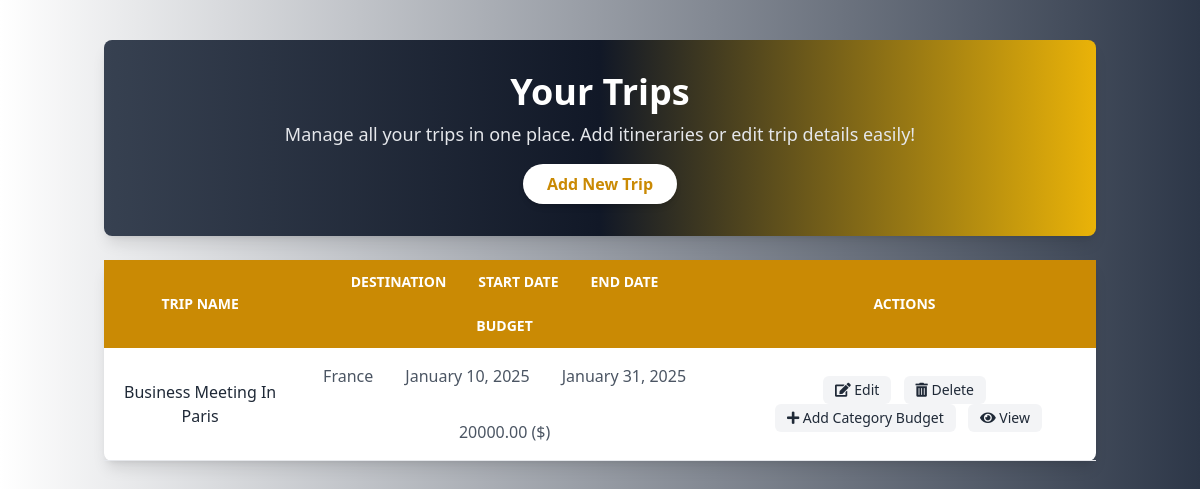
The app's page /travel/trip_list/ (signed in) with its own data.
### travel/models.py (models this page shows, shortened)
class Trip(models.Model):
    user = models.ForeignKey(Account, on_delete=models.CASCADE)
    trip_name = models.CharField(max_length=100)
    destination_name = models.CharField(max_length=100)  # Allows free-text destination input
    start_date = models.DateField()
    end_date = models.DateField()
    budget = models.DecimalField(max_digits=10, decimal_places=2)

### travel/views.py (the view)
# urls.py: path('trip_list/', views.trip_list, name='trip_list'),
def trip_list(request):
    trips = Trip.objects.filter(user=request.user).prefetch_related('category_budgets')
    try:
        user_profile = User_Profile.objects.get(user=request.user)
        preferred_currency = user_profile.preferred_currency
        preferred_currency_symbol = CURRENCY_SYMBOLS.get(preferred_currency, preferred_currency)
    except User_Profile.DoesNotExist:
        preferred_currency = None
        preferred_currency_symbol = None  # Fallback if no profile exists
    return render(request, 'travel/trip_list.html', {
        'trips': trips,
        'preferred_currency': preferred_currency,
        'preferred_currency_symbol': preferred_currency_symbol
    })

### travel/templates/travel/trip_list.html
{% extends 'Base.html' %}
{% block main %}
<div class="bg-white-gray min-h-screen py-10">
    <div class="container mx-auto px-4">
        <div class="text-center mb-6 bg-gradient-to-r from-gray-700 via-gray-900 to-yellow-500 py-8 rounded-lg shadow-lg">
            <h2 class="text-4xl font-extrabold text-white">Your Trips</h2>
            <p class="text-gray-200 mt-2 text-lg">
                Manage all your trips in one place. Add itineraries or edit trip details easily!
            </p>
            <div class="mt-4">
                <button class="px-6 py-2 bg-white text-yellow-600 font-bold rounded-full shadow-md hover:bg-gray-100">
                    Add New Trip
                </button>
            </div>
        </div>
        {% if trips %}
            <div class="bg-white shadow-lg rounded-lg ">
                <table class="min-w-full text-center border-collapse">
                    <thead class="bg-yellow-600 text-white">
                        <tr>
                            <th class="px-4 py-3 text-sm font-semibold uppercase">Trip Name</th>
                            <th class="px-4 py-3 text-sm hidden md:inline-block font-semibold uppercase">Destination</th>
                            <th class="px-4 py-3 text-sm hidden md:inline-block font-semibold uppercase">Start Date</th>
                            <th class="px-4 py-3 text-sm hidden md:inline-block font-semibold uppercase">End Date</th>
                            <th class="px-4 py-3 text-sm hidden md:inline-block font-semibold uppercase">Budget</th>
                            <th class="px-4 py-3 text-sm font-semibold uppercase">Actions</th>
                        </tr>
                    </thead>
                    <tbody>
                        {% for trip in trips %}
                            <tr class="border-b hover:bg-gray-50">
                                <td class="px-4 py-4 font-medium text-gray-800">{{ trip.trip_name }}</td>
                                <td class="px-4 py-4 hidden md:inline-block text-gray-600">{{ trip.destination_name }}</td>
                                <td class="px-4 py-4 hidden md:inline-block text-gray-600">{{ trip.start_date|date:"F j, Y" }}</td>
                                <td class="px-4 py-4 hidden md:inline-block text-gray-600">{{ trip.end_date|date:"F j, Y" }}</td>
                                <td class="px-4 py-4 hidden md:inline-block text-gray-600">
                                    {{ trip.budget }}
                                    {% if preferred_currency_symbol %}
                                        ({{ preferred_currency_symbol }})
                                    {% endif %}
                                </td>
                                <td class="px-4 py-4 space-x-2">
                                    <a href="{% url 'edit_trip' trip.id %}" class="inline-block px-3 py-1 bg-gray-100 text-gray-800 text-sm font-medium rounded-md hover:bg-gray-200">
                                        <i class="fas fa-edit"></i> Edit
                                    </a>
                                    <a href="{% url 'delete_trip' trip.id %}" class="md:inline-block px-3 py-1 hidden bg-gray-100 text-gray-800 text-sm font-medium rounded-md hover:bg-gray-200">
                                        <i class="fas fa-trash-alt"></i> Delete
                                    </a>
                                    <a href="{% url 'category_budget' trip.id %}" class="md:inline-block px-3 py-1 hidden bg-gray-100 text-gray-800 text-sm font-medium rounded-md hover:bg-gray-200">
                                        <i class="fas fa-plus"></i> Add Category Budget
                                    </a>
                                    <a href="{% url 'trip_detail' trip.id %}" class="inline-block px-3 py-1 bg-gray-100 text-gray-800 text-sm font-medium rounded-md hover:bg-gray-200">
                                        <i class="fas fa-eye"></i> View
                                    </a>
                                </td>
                            </tr>
                        {% endfor %}
                    </tbody>
                </table>
            </div>
        {% else %}
            <p class="text-center text-gray-500 mt-6">No trips found.
                <a href="{% url 'add_trip' %}" class="text-teal-600 hover:text-teal-700 font-medium">Add a new trip</a>.
            </p>
        {% endif %}
    </div>
</div>
{% endblock %}

### records on screen
Trip: trip_name "Business Meeting In Paris", destination_name "France", start_date "January 10, 2025", end_date "January 31, 2025", budget "20000.00", preferred_currency_symbol "$"
